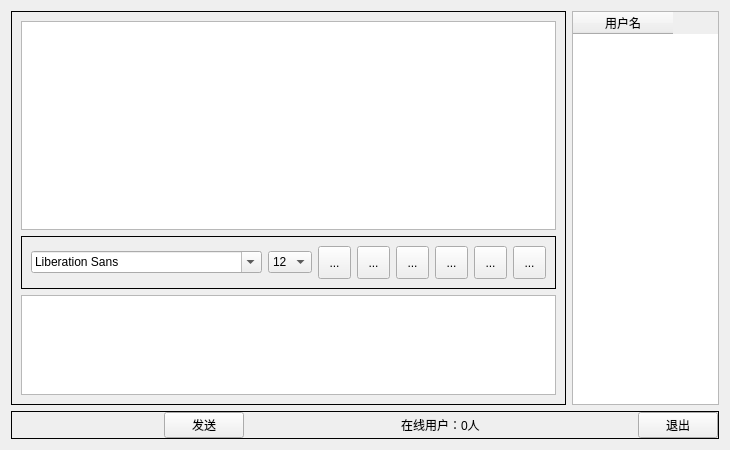
<?xml version="1.0" encoding="UTF-8"?>
<ui version="4.0">
 <class>Widget</class>
 <widget class="QWidget" name="Widget">
  <property name="geometry">
   <rect>
    <x>0</x>
    <y>0</y>
    <width>730</width>
    <height>450</height>
   </rect>
  </property>
  <property name="windowTitle">
   <string>Widget</string>
  </property>
  <layout class="QVBoxLayout" name="verticalLayout_5">
   <item>
    <widget class="QWidget" name="widget_6" native="true">
     <layout class="QVBoxLayout" name="verticalLayout_4">
      <property name="leftMargin">
       <number>0</number>
      </property>
      <property name="topMargin">
       <number>0</number>
      </property>
      <property name="rightMargin">
       <number>0</number>
      </property>
      <property name="bottomMargin">
       <number>0</number>
      </property>
      <item>
       <widget class="QWidget" name="widget_4" native="true">
        <layout class="QHBoxLayout" name="horizontalLayout_3">
         <property name="leftMargin">
          <number>0</number>
         </property>
         <property name="topMargin">
          <number>0</number>
         </property>
         <property name="rightMargin">
          <number>0</number>
         </property>
         <property name="bottomMargin">
          <number>0</number>
         </property>
         <item>
          <widget class="QFrame" name="frame_3">
           <property name="frameShape">
            <enum>QFrame::Box</enum>
           </property>
           <layout class="QVBoxLayout" name="verticalLayout_2">
            <item>
             <widget class="QWidget" name="widget" native="true">
              <layout class="QVBoxLayout" name="verticalLayout">
               <property name="leftMargin">
                <number>0</number>
               </property>
               <property name="topMargin">
                <number>0</number>
               </property>
               <property name="rightMargin">
                <number>0</number>
               </property>
               <property name="bottomMargin">
                <number>0</number>
               </property>
               <item>
                <widget class="QTextBrowser" name="msgBrowser"/>
               </item>
              </layout>
             </widget>
            </item>
            <item>
             <widget class="QFrame" name="frame_2">
              <property name="frameShape">
               <enum>QFrame::Box</enum>
              </property>
              <layout class="QHBoxLayout" name="horizontalLayout">
               <item>
                <widget class="QFontComboBox" name="fontCbs"/>
               </item>
               <item>
                <widget class="QComboBox" name="sizeCbx">
                 <property name="currentIndex">
                  <number>4</number>
                 </property>
                 <item>
                  <property name="text">
                   <string>8</string>
                  </property>
                 </item>
                 <item>
                  <property name="text">
                   <string>9</string>
                  </property>
                 </item>
                 <item>
                  <property name="text">
                   <string>10</string>
                  </property>
                 </item>
                 <item>
                  <property name="text">
                   <string>11</string>
                  </property>
                 </item>
                 <item>
                  <property name="text">
                   <string>12</string>
                  </property>
                 </item>
                 <item>
                  <property name="text">
                   <string>13</string>
                  </property>
                 </item>
                 <item>
                  <property name="text">
                   <string>14</string>
                  </property>
                 </item>
                 <item>
                  <property name="text">
                   <string>15</string>
                  </property>
                 </item>
                 <item>
                  <property name="text">
                   <string>16</string>
                  </property>
                 </item>
                 <item>
                  <property name="text">
                   <string>17</string>
                  </property>
                 </item>
                 <item>
                  <property name="text">
                   <string>18</string>
                  </property>
                 </item>
                 <item>
                  <property name="text">
                   <string>19</string>
                  </property>
                 </item>
                 <item>
                  <property name="text">
                   <string>20</string>
                  </property>
                 </item>
                 <item>
                  <property name="text">
                   <string>21</string>
                  </property>
                 </item>
                 <item>
                  <property name="text">
                   <string>22</string>
                  </property>
                 </item>
                 <item>
                  <property name="text">
                   <string>23</string>
                  </property>
                 </item>
                 <item>
                  <property name="text">
                   <string>24</string>
                  </property>
                 </item>
                 <item>
                  <property name="text">
                   <string>25</string>
                  </property>
                 </item>
                </widget>
               </item>
               <item>
                <widget class="QToolButton" name="boldTBtn">
                 <property name="minimumSize">
                  <size>
                   <width>33</width>
                   <height>33</height>
                  </size>
                 </property>
                 <property name="toolTip">
                  <string>加粗</string>
                 </property>
                 <property name="text">
                  <string>...</string>
                 </property>
                 <property name="icon">
                  <iconset resource="res.qrc">
                   <normaloff>:/images/bold.png</normaloff>:/images/bold.png</iconset>
                 </property>
                 <property name="iconSize">
                  <size>
                   <width>26</width>
                   <height>26</height>
                  </size>
                 </property>
                 <property name="checkable">
                  <bool>true</bool>
                 </property>
                </widget>
               </item>
               <item>
                <widget class="QToolButton" name="italicTBtn">
                 <property name="minimumSize">
                  <size>
                   <width>33</width>
                   <height>33</height>
                  </size>
                 </property>
                 <property name="toolTip">
                  <string>倾斜</string>
                 </property>
                 <property name="text">
                  <string>...</string>
                 </property>
                 <property name="icon">
                  <iconset resource="res.qrc">
                   <normaloff>:/images/italic.png</normaloff>:/images/italic.png</iconset>
                 </property>
                 <property name="iconSize">
                  <size>
                   <width>26</width>
                   <height>26</height>
                  </size>
                 </property>
                 <property name="checkable">
                  <bool>true</bool>
                 </property>
                </widget>
               </item>
               <item>
                <widget class="QToolButton" name="underlineTBtn">
                 <property name="minimumSize">
                  <size>
                   <width>33</width>
                   <height>33</height>
                  </size>
                 </property>
                 <property name="toolTip">
                  <string>下划线</string>
                 </property>
                 <property name="text">
                  <string>...</string>
                 </property>
                 <property name="icon">
                  <iconset resource="res.qrc">
                   <normaloff>:/images/under.png</normaloff>:/images/under.png</iconset>
                 </property>
                 <property name="iconSize">
                  <size>
                   <width>26</width>
                   <height>26</height>
                  </size>
                 </property>
                 <property name="checkable">
                  <bool>true</bool>
                 </property>
                </widget>
               </item>
               <item>
                <widget class="QToolButton" name="colorTBtn">
                 <property name="minimumSize">
                  <size>
                   <width>33</width>
                   <height>33</height>
                  </size>
                 </property>
                 <property name="toolTip">
                  <string>颜色</string>
                 </property>
                 <property name="text">
                  <string>...</string>
                 </property>
                 <property name="icon">
                  <iconset resource="res.qrc">
                   <normaloff>:/images/color.png</normaloff>:/images/color.png</iconset>
                 </property>
                 <property name="iconSize">
                  <size>
                   <width>26</width>
                   <height>26</height>
                  </size>
                 </property>
                </widget>
               </item>
               <item>
                <widget class="QToolButton" name="saveTBtn">
                 <property name="minimumSize">
                  <size>
                   <width>33</width>
                   <height>33</height>
                  </size>
                 </property>
                 <property name="toolTip">
                  <string>保存</string>
                 </property>
                 <property name="text">
                  <string>...</string>
                 </property>
                 <property name="icon">
                  <iconset resource="res.qrc">
                   <normaloff>:/images/save.png</normaloff>:/images/save.png</iconset>
                 </property>
                 <property name="iconSize">
                  <size>
                   <width>26</width>
                   <height>26</height>
                  </size>
                 </property>
                </widget>
               </item>
               <item>
                <widget class="QToolButton" name="clearTBtn">
                 <property name="minimumSize">
                  <size>
                   <width>33</width>
                   <height>33</height>
                  </size>
                 </property>
                 <property name="toolTip">
                  <string>清空</string>
                 </property>
                 <property name="text">
                  <string>...</string>
                 </property>
                 <property name="icon">
                  <iconset resource="res.qrc">
                   <normaloff>:/images/clear.png</normaloff>:/images/clear.png</iconset>
                 </property>
                 <property name="iconSize">
                  <size>
                   <width>26</width>
                   <height>26</height>
                  </size>
                 </property>
                </widget>
               </item>
              </layout>
             </widget>
            </item>
            <item>
             <widget class="QWidget" name="widget_2" native="true">
              <property name="maximumSize">
               <size>
                <width>16777215</width>
                <height>100</height>
               </size>
              </property>
              <layout class="QHBoxLayout" name="horizontalLayout_2">
               <property name="leftMargin">
                <number>0</number>
               </property>
               <property name="topMargin">
                <number>0</number>
               </property>
               <property name="rightMargin">
                <number>0</number>
               </property>
               <property name="bottomMargin">
                <number>0</number>
               </property>
               <item>
                <widget class="QTextEdit" name="msgTxtEdit"/>
               </item>
              </layout>
             </widget>
            </item>
           </layout>
          </widget>
         </item>
         <item>
          <widget class="QWidget" name="widget_3" native="true">
           <property name="maximumSize">
            <size>
             <width>180</width>
             <height>16777215</height>
            </size>
           </property>
           <layout class="QVBoxLayout" name="verticalLayout_3">
            <property name="leftMargin">
             <number>0</number>
            </property>
            <property name="topMargin">
             <number>0</number>
            </property>
            <property name="rightMargin">
             <number>0</number>
            </property>
            <property name="bottomMargin">
             <number>0</number>
            </property>
            <item>
             <widget class="QTableWidget" name="usrTblWidget">
              <property name="selectionMode">
               <enum>QAbstractItemView::SingleSelection</enum>
              </property>
              <property name="selectionBehavior">
               <enum>QAbstractItemView::SelectRows</enum>
              </property>
              <column>
               <property name="text">
                <string>用户名</string>
               </property>
              </column>
             </widget>
            </item>
           </layout>
          </widget>
         </item>
        </layout>
       </widget>
      </item>
      <item>
       <widget class="QFrame" name="frame_5">
        <property name="frameShape">
         <enum>QFrame::Box</enum>
        </property>
        <layout class="QHBoxLayout" name="horizontalLayout_4">
         <property name="leftMargin">
          <number>0</number>
         </property>
         <property name="topMargin">
          <number>0</number>
         </property>
         <property name="rightMargin">
          <number>0</number>
         </property>
         <property name="bottomMargin">
          <number>0</number>
         </property>
         <item>
          <spacer name="horizontalSpacer">
           <property name="orientation">
            <enum>Qt::Horizontal</enum>
           </property>
           <property name="sizeHint" stdset="0">
            <size>
             <width>40</width>
             <height>20</height>
            </size>
           </property>
          </spacer>
         </item>
         <item>
          <widget class="QPushButton" name="sendBtn">
           <property name="text">
            <string>发送</string>
           </property>
           <property name="shortcut">
            <string>Ctrl+Return</string>
           </property>
          </widget>
         </item>
         <item>
          <spacer name="horizontalSpacer_2">
           <property name="orientation">
            <enum>Qt::Horizontal</enum>
           </property>
           <property name="sizeHint" stdset="0">
            <size>
             <width>40</width>
             <height>20</height>
            </size>
           </property>
          </spacer>
         </item>
         <item>
          <widget class="QLabel" name="usrNumLbl">
           <property name="text">
            <string>在线用户：0人</string>
           </property>
          </widget>
         </item>
         <item>
          <spacer name="horizontalSpacer_3">
           <property name="orientation">
            <enum>Qt::Horizontal</enum>
           </property>
           <property name="sizeHint" stdset="0">
            <size>
             <width>40</width>
             <height>20</height>
            </size>
           </property>
          </spacer>
         </item>
         <item>
          <widget class="QPushButton" name="exitBtn">
           <property name="text">
            <string>退出</string>
           </property>
           <property name="shortcut">
            <string>Ctrl+Q</string>
           </property>
          </widget>
         </item>
        </layout>
       </widget>
      </item>
     </layout>
    </widget>
   </item>
  </layout>
 </widget>
 <resources>
  <include location="res.qrc"/>
 </resources>
 <connections/>
</ui>
